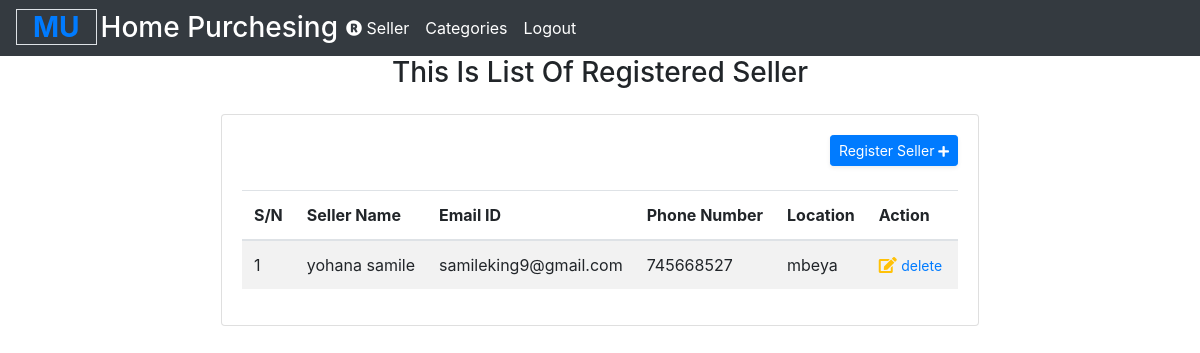
The app's page /admin/seller.php (signed in) with its own data.
### tables this page shows
CREATE TABLE `seller` (
  `sellerId` int(11) NOT NULL,
  `sellerFullName` varchar(100) NOT NULL,
  `username` varchar(100) NOT NULL,
  `phoneNumber` int(20) NOT NULL,
  `email` varchar(50) NOT NULL,
  `role` varchar(20) NOT NULL DEFAULT 'isSeller',
  `location` text NOT NULL,
  `password` varchar(30) NOT NULL
);

### admin/seller.php (the view, shortened to what this page needs)
<?php require_once('include/navbar.php'); ?>
<h3 class="text-center text-capitalize">This is list of registered Seller</h3>
<div class=" col-md-12 my-4 d-flex justify-content-center">
    <div class="row animated--grow-in">
        <div class="col-md-12">
            <div class="card card-body">
                <div class="d-sm-flex align-items-center justify-content-between mb-4">
                        <button class="d-none d-sm-inline-block btn btn-primary btn-sm shadow-sm" data-toggle="modal"
                            data-target="#registerSeller">Register Seller <i class="fa fa-plus fa-sm"></i>
                        </button>
                </div>
                <div class="table-responsive">
                    <table class="table table-striped table-hover dt-responsive display nowrap" id="dataTable" width="100%" cellspacing="0">
                        <thead>
                        <tr>
                            <th>S/N</th>
                            <th>Seller Name</th>
                            <th>Email ID</th>
                            <th>Phone Number</th>
                            <th>Location</th>
                            <th>Action</th>
                        </tr>
                        </thead>
                        <tbody>
                        <?php
                            $sn = 1;
                            $new_seller_record = $conn->query("SELECT * FROM seller ");
                            while($new_seller_result = mysqli_fetch_array($new_seller_record)):
                                if($new_seller_result > 0): ?>
                                    <tr>
                                        <td><?php echo $sn++; ?> </td>
                                        <td><?php echo $new_seller_result['sellerFullName'] ?> </td>
                                        <td><?php echo $new_seller_result['email']; ?> </td>
                                        <td><?php echo $new_seller_result['phoneNumber']; ?> </td>
                                        <td><?php echo $new_seller_result['location']; ?> </td>
                                        <td>
                                            <a href="" data-target="#editEmployee<?php echo $new_seller_result['sellerId']; ?>" data-toggle="modal"><i class="fa fa-edit text-warning"></i></a>
                                            <a href="" data-target="#deleteEmployee<?php echo $new_seller_result['sellerId']; ?>" data-toggle="modal"><small>delete </small><i class="fa fa-trash-o text-danger"></i></a>
                                        </td>
                                <?php endif; ?>
                            <?php endwhile; ?>
                        </tbody>
                    </table>
                </div>
            </div>
        </div>
    </div>
</div>

### records on screen
seller: sellerFullName "yohana samile", email "samileking9@gmail.com", phoneNumber "745668527", location "mbeya"
